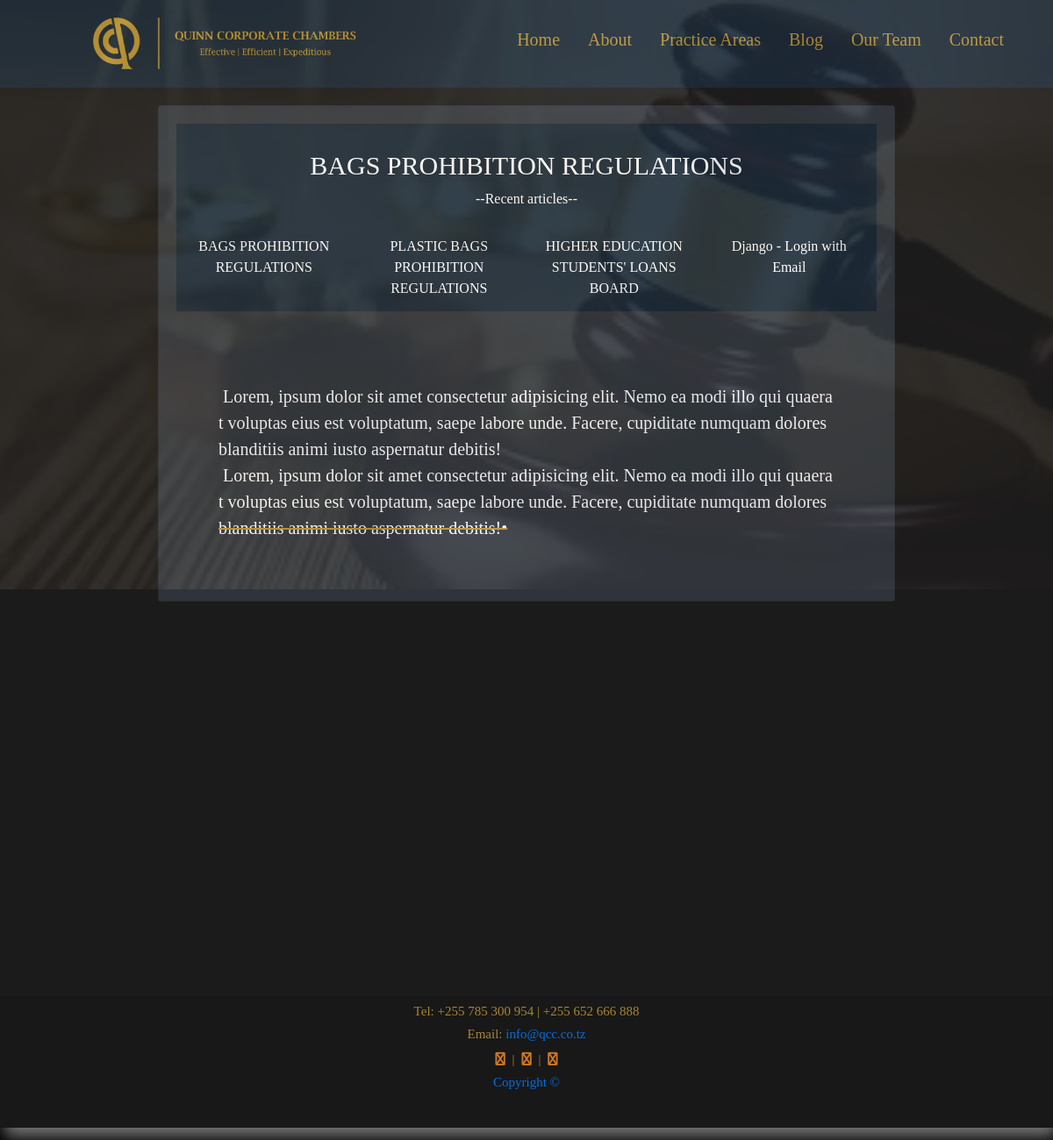
The app's page /blog/bags-prohibition-regulations/ with its own data.
### blog/models.py (models this page shows)
class BlogPost(models.Model):
    title = models.CharField(max_length=120)
    subtitle = models.CharField(max_length=120)
    body = RichTextField(blank=True,null=True ,max_length=5000)
    slug = models.SlugField(blank=True,unique=True)
    date = models.DateTimeField(auto_now_add=True)
    date_added = models.DateTimeField()
    def  get_absolute_url(self):
        return reverse('blog', kwargs={'slug': self.slug})
    def __str__(self):
        return self.title

### blog/views.py (the view)
# urls.py: path('<slug>/',BlogPostDetailView.as_view(), name ='blog'),
class BlogPostDetailView(DetailView):
    obj_queryset = BlogPost.objects.all()
    template_name ="postDetailPage.html"
    def get_object(self,*args,**kwargs):
        request = self.request
        slug = self.kwargs.get('slug')
        pk = 1
        instance1 = None
        try:
            instance = BlogPost.objects.get(slug=slug)
        except Event.DoesNotExist:
               instance = blogPage.objects.all().first()
               if instance is None:
                    raise Http404("product doesnt exist")
        except:
            raise Http404("OOOPS")
        return instance
    def get_context_data(self,*args,**kwargs):
        context = super(BlogPostDetailView,self).get_context_data(*args,**kwargs)
        context['recents'] = BlogPost.objects.all()[:4]
        print(context)
        return context

### templates/postDetailPage.html (shortened to what this page needs)
{% extends 'base.html' %}
{% load static %}
{% block content %}
<div class="maincontent" style="width: 70%; min-height: 1000px; ">
    <div class="card bg-dark">
        <div class="card-body bg-dark">
            <div style="width: 100%; height: 200px; padding-top: 30px; background-color:#1D2C39;">
                <h6 style="margin-top: 0; text-align: center; font-size: 30px; color:white">{{object.title}}</h6>
                <p style="margin-top: 0; text-align: center; color: white; ">--Recent articles--</p>
                <div class="d-flex flex-row bd-highlight justify-content-center mb-3 " style="width: 100% !important;">
                    {% for obj in  recents %}
                    <div class="p-2 bd-highlight w-25" style="background-color:#1D2C39"><a href="{{obj.get_absolute_url}}"
                            class="btn btn-link ">{{obj.title}}</a></div>
                    {% endfor %}
                </div>
            </div>
            <div class="card-text p-5 mt-5" style="font-size: 20px !important; position: relative !important;">
                {{object.body | safe}}
            </div>
        </div>
    </div>
</div>
{% endblock content %}

### my-static/css/style.css (style rules this page uses)
* { margin: 0; padding: 0; box-sizing: border-box; font-family: garamond; }
body { position: relative; width: 100%; background-color:black; overflow-x: hidden; }
html { background-color:black; }
.maincontent { width: 80%; height: auto; float:center; margin-right: auto; margin-left: auto; margin-top: 20px; font-size: 23px !important ; color:#BA9537; }
.btn, .btn-link { border: 0 !important; box-shadow: 0 !important; color: white !important; }
.maincontent p, .maincontent2 p { text-align: start; font-size: 16px !important ; color: #BA9537; }
* { box-sizing: border-box; }

### records on screen
BlogPost: title "BAGS PROHIBITION REGULATIONS", body "Lorem, ipsum dolor sit amet consectetur adipisicing elit. Nemo ea modi illo qui quaerat voluptas eius est voluptatum, saepe labore unde. Facere, cupiditate numquam dolores blanditiis animi iusto aspernatur debitis! Lorem, ipsum dolor sit amet consectetur adipisicing elit. Nemo ea modi illo qui quaerat voluptas eius est voluptatum, saepe labore unde. Facere, cupiditate numquam dolores blanditiis animi iusto aspernatur debitis!•"
BlogPost: title "PLASTIC BAGS PROHIBITION REGULATIONS"
BlogPost: title "HIGHER EDUCATION STUDENTS' LOANS BOARD"
BlogPost: title "Django - Login with Email"
